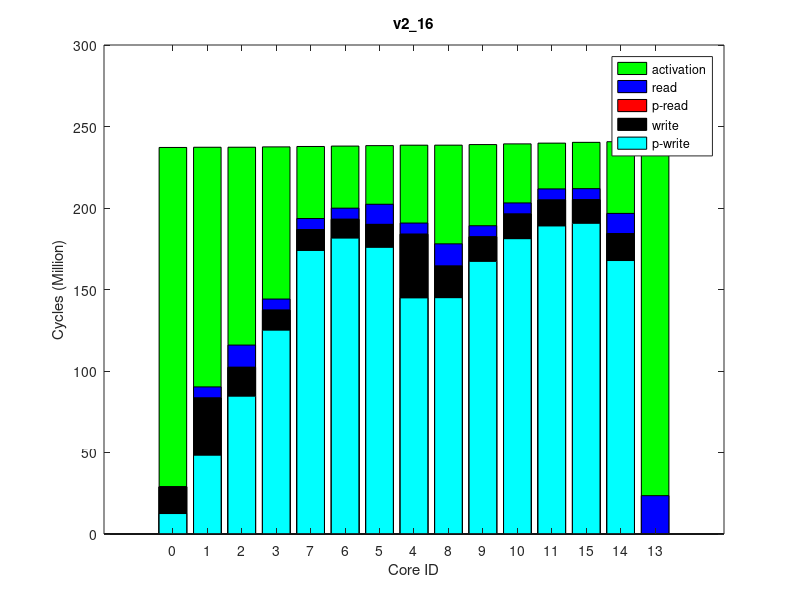

The MATLAB script that drew this image:
times(1, :, :) = [
0, 238662407, 0
0, 238794250, 0
0, 238811504, 0
0, 239021339, 0
0, 240053960, 0
0, 239787307, 0
0, 239510730, 0
0, 239265496, 0
0, 240073266, 0
0, 240418899, 0
0, 240837968, 0
0, 241280321, 0
0, 242172390, 0
0, 242124774, 0
0, 241750380, 0
];
times(2, :, :) = [
0, 238637493, 0
0, 238769337, 0
0, 238786572, 0
0, 238996718, 0
0, 240029841, 0
0, 239762800, 0
0, 239486278, 0
0, 239240349, 0
0, 240048920, 0
0, 240394971, 0
0, 240814395, 0
0, 241256325, 0
0, 242146151, 0
0, 242100734, 0
0, 241725758, 0
];
times(3, :, :) = [
0, 238616105, 0
0, 238747271, 0
0, 238764619, 0
0, 238975292, 0
0, 240007432, 0
0, 239740596, 0
0, 239463601, 0
0, 239218213, 0
0, 240026718, 0
0, 240372663, 0
0, 240791951, 0
0, 241233141, 0
0, 242126915, 0
0, 242081100, 0
0, 241702516, 0
];
times(4, :, :) = [
0, 238635618, 0
0, 238767397, 0
0, 238784643, 0
0, 238994638, 0
0, 240026964, 0
0, 239760177, 0
0, 239483363, 0
0, 239237749, 0
0, 240046195, 0
0, 240392249, 0
0, 240811457, 0
0, 241253540, 0
0, 242145251, 0
0, 242098425, 0
0, 241722948, 0
];
times(5, :, :) = [
0, 238659371, 0
0, 238790812, 0
0, 238808012, 0
0, 239018697, 0
0, 240050602, 0
0, 239783890, 0
0, 239507325, 0
0, 239262029, 0
0, 240069915, 0
0, 240415615, 0
0, 240834253, 0
0, 241275465, 0
0, 242167145, 0
0, 242123511, 0
0, 241744933, 0
];
times(6, :, :) = [
0, 238652385, 0
0, 238784348, 0
0, 238801677, 0
0, 239012384, 0
0, 240044822, 0
0, 239778077, 0
0, 239501655, 0
0, 239255774, 0
0, 240064004, 0
0, 240409657, 0
0, 240828903, 0
0, 241268965, 0
0, 242162959, 0
0, 242117120, 0
0, 241738433, 0
];
times(7, :, :) = [
0, 238629841, 0
0, 238761414, 0
0, 238778790, 0
0, 238987925, 0
0, 240020077, 0
0, 239753499, 0
0, 239476613, 0
0, 239231688, 0
0, 240039399, 0
0, 240385379, 0
0, 240804546, 0
0, 241248355, 0
0, 242130443, 0
0, 242088286, 0
0, 241717865, 0
];
times(8, :, :) = [
0, 238646523, 0
0, 238777949, 0
0, 238795149, 0
0, 239005273, 0
0, 240038776, 0
0, 239771846, 0
0, 239495414, 0
0, 239249786, 0
0, 240058077, 0
0, 240403887, 0
0, 240822844, 0
0, 241264150, 0
0, 242152097, 0
0, 242107645, 0
0, 241734087, 0
];
times(9, :, :) = [
0, 238644179, 0
0, 238775709, 0
0, 238793066, 0
0, 239003185, 0
0, 240036781, 0
0, 239769653, 0
0, 239493322, 0
0, 239247512, 0
0, 240055897, 0
0, 240401778, 0
0, 240820913, 0
0, 241263364, 0
0, 242150306, 0
0, 242104909, 0
0, 241732691, 0
];
times(10, :, :) = [
0, 238638646, 0
0, 238770765, 0
0, 238788027, 0
0, 238999145, 0
0, 240033095, 0
0, 239766126, 0
0, 239489127, 0
0, 239243201, 0
0, 240052295, 0
0, 240398428, 0
0, 240817511, 0
0, 241257955, 0
0, 242150340, 0
0, 242104047, 0
0, 241728225, 0
];
ave_times = round(squeeze(mean(times)));
format long g, ave_times
std_times = round(squeeze(std(times)));
format long g, std_times
polling_read_times = ave_times;
times(1, :, :) = [
12530719, 237147646, 0
48300722, 237278082, 0
84515158, 237295228, 0
125041552, 237503028, 0
144838207, 238544078, 0
175835095, 238272455, 0
181518597, 237992809, 0
173949250, 237746042, 0
144969494, 238563165, 0
167269079, 238917024, 0
181203592, 239346323, 0
188976132, 239801681, 0
0, 240716308, 0
167777065, 240669938, 0
190579463, 240286626, 0
];
times(2, :, :) = [
12559505, 237144862, 0
48325034, 237275600, 0
84535380, 237292755, 0
125031158, 237500702, 0
144832963, 238541196, 0
175843231, 238269935, 0
181499476, 237990266, 0
173915461, 237743519, 0
144956461, 238560281, 0
167230970, 238914453, 0
181151694, 239343209, 0
188987443, 239800903, 0
0, 240713096, 0
167775119, 240669275, 0
190595013, 240285633, 0
];
times(3, :, :) = [
12530983, 237135895, 0
48284415, 237266165, 0
84507495, 237283373, 0
124985782, 237490674, 0
144812331, 238531344, 0
175812377, 238259898, 0
181493267, 237979844, 0
173907853, 237733365, 0
144940361, 238550193, 0
167190661, 238904190, 0
181122027, 239332891, 0
188949106, 239788727, 0
0, 240704496, 0
167766399, 240658310, 0
190555054, 240273673, 0
];
times(4, :, :) = [
12552373, 237144186, 0
48309670, 237273864, 0
84485609, 237291009, 0
125014585, 237497191, 0
144834451, 238537450, 0
175828721, 238266274, 0
181499661, 237986360, 0
173918959, 237740485, 0
144954622, 238556563, 0
167205608, 238910300, 0
181146656, 239339541, 0
188983170, 239794284, 0
0, 240708985, 0
167771324, 240661942, 0
190586828, 240279170, 0
];
times(5, :, :) = [
12543703, 237135173, 0
48312885, 237264540, 0
84519656, 237281736, 0
125044735, 237488675, 0
144835847, 238528758, 0
175823991, 238257236, 0
181520760, 237976928, 0
173944939, 237730937, 0
144959229, 238547760, 0
167179108, 238901677, 0
181111734, 239330730, 0
188930751, 239786826, 0
0, 240698709, 0
167760922, 240654973, 0
190530252, 240271701, 0
];
times(6, :, :) = [
12548894, 237160183, 0
48305381, 237289996, 0
84494400, 237307159, 0
124997019, 237513639, 0
144835258, 238554340, 0
175838036, 238282971, 0
181489445, 238003324, 0
173885348, 237757009, 0
144967082, 238573275, 0
167229861, 238927267, 0
181157743, 239356528, 0
188968402, 239811872, 0
0, 240731388, 0
167793315, 240683923, 0
190566111, 240296652, 0
];
times(7, :, :) = [
12558868, 237137874, 0
48339656, 237267880, 0
84546012, 237285047, 0
125093543, 237492729, 0
144919906, 238534117, 0
175919082, 238262696, 0
181608795, 237983098, 0
174020864, 237737016, 0
145044184, 238553159, 0
167291417, 238906748, 0
181222021, 239336030, 0
189014318, 239791333, 0
0, 240702329, 0
167763628, 240659122, 0
190616370, 240276724, 0
];
times(8, :, :) = [
12572597, 237148954, 0
48338488, 237278844, 0
84597918, 237296119, 0
125087156, 237505449, 0
144882732, 238546628, 0
175888863, 238275228, 0
181584020, 237995632, 0
173998538, 237748757, 0
145013154, 238565466, 0
167258131, 238919255, 0
181197602, 239348021, 0
188993121, 239802670, 0
0, 240718089, 0
167783688, 240675282, 0
190601748, 240287440, 0
];
times(9, :, :) = [
12544447, 237144823, 0
48330349, 237275329, 0
84561513, 237292529, 0
125073349, 237502087, 0
144891867, 238543975, 0
175869429, 238272641, 0
181582103, 237992682, 0
173996902, 237747186, 0
145012317, 238562962, 0
167251522, 238916700, 0
181195282, 239345451, 0
189042270, 239800630, 0
0, 240711432, 0
167772516, 240668186, 0
190642477, 240285891, 0
];
times(10, :, :) = [
12568867, 237152683, 0
48315760, 237282559, 0
84495676, 237299775, 0
125007894, 237508192, 0
144845142, 238549265, 0
175858173, 238277569, 0
181488871, 237997771, 0
173899807, 237752140, 0
144972550, 238568262, 0
167259448, 238922315, 0
181190694, 239351491, 0
189015942, 239808396, 0
0, 240718746, 0
167780994, 240675494, 0
190615382, 240293223, 0
];
ave_times = round(squeeze(mean(times)));
format long g, ave_times
std_times = round(squeeze(std(times)));
format long g, std_times
polling_write_times = ave_times;
times(1, :, :) = [
0, 271171266, 0
6806610, 271334889, 64000
13633239, 271353808, 128000
6803427, 271588206, 64000
6837002, 272706746, 64000
12361208, 272422072, 128000
6816592, 272121359, 64000
6806803, 271853578, 64000
13636700, 272727762, 128000
6795918, 273088463, 64000
6815132, 273527153, 64000
6821723, 273999296, 64000
23527349, 274955305, 255980
12362174, 274904737, 128000
6800904, 274495698, 64000
];
times(2, :, :) = [
0, 271162382, 0
6806610, 271326798, 64000
13633383, 271345768, 128000
6803137, 271580707, 64000
6837008, 272699492, 64000
12361133, 272415035, 128000
6816715, 272114051, 64000
6806874, 271845993, 64000
13636816, 272720422, 128000
6795936, 273081026, 64000
6815096, 273520504, 64000
6822309, 273989729, 64000
23527373, 274946052, 255980
12362308, 274892465, 128000
6800959, 274485239, 64000
];
times(3, :, :) = [
0, 271161745, 0
6806610, 271325293, 64000
13633134, 271344382, 128000
6803260, 271579803, 64000
6837006, 272698762, 64000
12361268, 272414398, 128000
6816637, 272113256, 64000
6806779, 271845309, 64000
13637052, 272719714, 128000
6795936, 273080460, 64000
6815124, 273519981, 64000
6822338, 273991426, 64000
23527357, 274948650, 255980
12362289, 274897744, 128000
6801241, 274487962, 64000
];
times(4, :, :) = [
0, 271175320, 0
6806610, 271339393, 64000
13633089, 271358311, 128000
6803261, 271594424, 64000
6837001, 272710548, 64000
12361311, 272426134, 128000
6816496, 272125389, 64000
6806810, 271857790, 64000
13637066, 272731634, 128000
6796022, 273092460, 64000
6815116, 273531268, 64000
6822589, 274001152, 64000
23527357, 274959737, 255980
12362588, 274907655, 128000
6800932, 274497856, 64000
];
times(5, :, :) = [
0, 271156495, 0
6806610, 271320741, 64000
13633501, 271339832, 128000
6803511, 271576339, 64000
6837010, 272695131, 64000
12361239, 272410672, 128000
6816447, 272109524, 64000
6806810, 271842532, 64000
13637109, 272716095, 128000
6795814, 273077266, 64000
6815072, 273516833, 64000
6822734, 273990921, 64000
23527383, 274940088, 255980
12362787, 274893160, 128000
6801015, 274487603, 64000
];
times(6, :, :) = [
0, 271167439, 0
6806610, 271331687, 64000
13632989, 271350623, 128000
6803210, 271586724, 64000
6837015, 272703776, 64000
12361359, 272419434, 128000
6816670, 272118326, 64000
6806813, 271850849, 64000
13636607, 272724818, 128000
6796031, 273085784, 64000
6815172, 273524764, 64000
6821642, 273994344, 64000
23527369, 274950377, 255980
12362333, 274898981, 128000
6801090, 274490226, 64000
];
times(7, :, :) = [
0, 271169075, 0
6806610, 271333187, 64000
13633089, 271352249, 128000
6803396, 271587690, 64000
6837007, 272705449, 64000
12361111, 272420964, 128000
6816638, 272119849, 64000
6806823, 271851883, 64000
13637121, 272726528, 128000
6795974, 273087120, 64000
6815144, 273526591, 64000
6821938, 273998294, 64000
23527359, 274950686, 255980
12362380, 274902096, 128000
6801043, 274494125, 64000
];
times(8, :, :) = [
0, 271171713, 0
6806610, 271336046, 64000
13633101, 271355030, 128000
6803198, 271591528, 64000
6837010, 272709597, 64000
12361219, 272424855, 128000
6816544, 272123482, 64000
6806827, 271855706, 64000
13636614, 272730562, 128000
6795966, 273091373, 64000
6815144, 273530971, 64000
6822364, 274001780, 64000
23527351, 274954868, 255980
12362527, 274907724, 128000
6801120, 274497950, 64000
];
times(9, :, :) = [
0, 271169320, 0
6806610, 271333326, 64000
13633223, 271352387, 128000
6803604, 271587498, 64000
6837008, 272703514, 64000
12361173, 272418795, 128000
6816634, 272117695, 64000
6806790, 271850949, 64000
13636779, 272724466, 128000
6795924, 273085485, 64000
6815136, 273524349, 64000
6822560, 273991976, 64000
23527361, 274944076, 255980
12362369, 274894633, 128000
6801052, 274487521, 64000
];
times(10, :, :) = [
0, 271171202, 0
6806610, 271335349, 64000
13633412, 271354410, 128000
6803313, 271590417, 64000
6837008, 272708935, 64000
12361202, 272424146, 128000
6816601, 272123264, 64000
6806786, 271855835, 64000
13636370, 272729899, 128000
6795788, 273090604, 64000
6815100, 273529570, 64000
6822208, 274000935, 64000
23527353, 274949446, 255980
12362306, 274902148, 128000
6801080, 274497192, 64000
];
ave_times = round(squeeze(mean(times)));
format long g, ave_times
std_times = round(squeeze(std(times)));
format long g, std_times
read_times = ave_times;
times(1, :, :) = [
0, 237162276, 0
0, 237291952, 0
0, 237309015, 0
0, 237515943, 0
0, 238557071, 0
0, 238285949, 0
0, 238006001, 0
0, 237759698, 0
0, 238576113, 0
0, 238930289, 0
0, 239360006, 0
0, 239816185, 0
0, 240726714, 0
0, 240683909, 0
0, 240301104, 0
];
times(2, :, :) = [
0, 237139897, 0
0, 237270821, 0
0, 237287916, 0
0, 237496000, 0
0, 238537812, 0
0, 238266730, 0
0, 237986605, 0
0, 237740322, 0
0, 238556839, 0
0, 238910518, 0
0, 239339636, 0
0, 239795718, 0
0, 240709729, 0
0, 240666064, 0
0, 240280510, 0
];
times(3, :, :) = [
0, 237132010, 0
0, 237260830, 0
0, 237278006, 0
0, 237483899, 0
0, 238525590, 0
0, 238254466, 0
0, 237971680, 0
0, 237727682, 0
0, 238544642, 0
0, 238898768, 0
0, 239328180, 0
0, 239783569, 0
0, 240695696, 0
0, 240651971, 0
0, 240268597, 0
];
times(4, :, :) = [
0, 237143316, 0
0, 237272455, 0
0, 237289534, 0
0, 237496468, 0
0, 238536741, 0
0, 238263572, 0
0, 237985228, 0
0, 237739757, 0
0, 238555830, 0
0, 238909681, 0
0, 239339177, 0
0, 239794567, 0
0, 240709304, 0
0, 240662191, 0
0, 240279358, 0
];
times(5, :, :) = [
0, 237143014, 0
0, 237273297, 0
0, 237290484, 0
0, 237498570, 0
0, 238540234, 0
0, 238267131, 0
0, 237988389, 0
0, 237742475, 0
0, 238559246, 0
0, 238913530, 0
0, 239342747, 0
0, 239799401, 0
0, 240709968, 0
0, 240665813, 0
0, 240284320, 0
];
times(6, :, :) = [
0, 237160266, 0
0, 237290185, 0
0, 237307275, 0
0, 237515869, 0
0, 238556660, 0
0, 238285562, 0
0, 238005486, 0
0, 237759326, 0
0, 238575706, 0
0, 238929775, 0
0, 239358136, 0
0, 239814038, 0
0, 240729898, 0
0, 240682393, 0
0, 240298753, 0
];
times(7, :, :) = [
0, 237161463, 0
0, 237290682, 0
0, 237307830, 0
0, 237513928, 0
0, 238554123, 0
0, 238283324, 0
0, 238003387, 0
0, 237757582, 0
0, 238573162, 0
0, 238927099, 0
0, 239356266, 0
0, 239812507, 0
0, 240727689, 0
0, 240680212, 0
0, 240297403, 0
];
times(8, :, :) = [
0, 237141842, 0
0, 237271726, 0
0, 237288788, 0
0, 237497882, 0
0, 238539053, 0
0, 238267750, 0
0, 237987801, 0
0, 237741074, 0
0, 238558030, 0
0, 238912282, 0
0, 239341377, 0
0, 239796767, 0
0, 240715497, 0
0, 240667080, 0
0, 240281772, 0
];
times(9, :, :) = [
0, 237136138, 0
0, 237265829, 0
0, 237282956, 0
0, 237490618, 0
0, 238531719, 0
0, 238260022, 0
0, 237979797, 0
0, 237734226, 0
0, 238550772, 0
0, 238904718, 0
0, 239333443, 0
0, 239788223, 0
0, 240704458, 0
0, 240656002, 0
0, 240273132, 0
];
times(10, :, :) = [
0, 237155686, 0
0, 237285242, 0
0, 237302349, 0
0, 237510807, 0
0, 238551707, 0
0, 238281136, 0
0, 238001258, 0
0, 237755555, 0
0, 238570780, 0
0, 238924790, 0
0, 239353817, 0
0, 239808902, 0
0, 240724399, 0
0, 240677817, 0
0, 240293808, 0
];
ave_times = round(squeeze(mean(times)));
format long g, ave_times
std_times = round(squeeze(std(times)));
format long g, std_times
total_times = ave_times;
times(1, :, :) = [
28940756, 237301083, 64000
83443890, 237426271, 128000
102257390, 237444687, 64000
137332632, 237647184, 64000
183908937, 238674678, 128000
189919957, 238411138, 64000
193114964, 238131788, 64000
186769151, 237889055, 64000
164365712, 238694886, 64000
182314478, 239042608, 64000
196278951, 239468242, 64000
204872169, 239920874, 64000
0, 240833204, 0
184335294, 240786146, 64000
205056641, 240403048, 64000
];
times(2, :, :) = [
28921778, 237305116, 64000
83424929, 237430460, 128000
102264606, 237448894, 64000
137334041, 237650986, 64000
183973212, 238677488, 128000
189981294, 238413815, 64000
193157795, 238134129, 64000
186787005, 237891142, 64000
164428084, 238697964, 64000
182340569, 239045525, 64000
196306061, 239471095, 64000
204884739, 239923503, 64000
0, 240833408, 0
184330244, 240789696, 64000
205071376, 240405688, 64000
];
times(3, :, :) = [
28944475, 237297968, 64000
83410317, 237422951, 128000
102228338, 237441381, 64000
137271308, 237645221, 64000
183866829, 238670250, 128000
189881234, 238406671, 64000
192963667, 238127376, 64000
186624871, 237885261, 64000
164320890, 238690661, 64000
182332909, 239038119, 64000
196308822, 239463349, 64000
204934954, 239915324, 64000
0, 240822033, 0
184319140, 240779196, 64000
205112264, 240397549, 64000
];
times(4, :, :) = [
28971962, 237288132, 64000
83463562, 237413648, 128000
102255245, 237432085, 64000
137313996, 237633724, 64000
183847746, 238659562, 128000
189858624, 238395930, 64000
193001731, 238116132, 64000
186678884, 237873457, 64000
164300262, 238680031, 64000
182259503, 239027547, 64000
196218836, 239452859, 64000
204826998, 239906486, 64000
0, 240820620, 0
184318625, 240774047, 64000
205005874, 240388676, 64000
];
times(5, :, :) = [
28955545, 237296459, 64000
83457574, 237420943, 128000
102307574, 237439354, 64000
137378154, 237642501, 64000
183932392, 238669482, 128000
189944358, 238405759, 64000
193070139, 238125972, 64000
186774610, 237883476, 64000
164388570, 238689710, 64000
182338237, 239037958, 64000
196314691, 239463552, 64000
204936158, 239916026, 64000
0, 240832021, 0
184323382, 240783057, 64000
205124198, 240398273, 64000
];
times(6, :, :) = [
28943748, 237312011, 64000
83449579, 237436972, 128000
102311743, 237455502, 64000
137399946, 237658184, 64000
184003631, 238683607, 128000
190013916, 238420086, 64000
193166017, 238140621, 64000
186824485, 237898308, 64000
164460850, 238704040, 64000
182358447, 239051366, 64000
196322226, 239476942, 64000
204926832, 239930730, 64000
0, 240840198, 0
184336404, 240796521, 64000
205103800, 240412894, 64000
];
times(7, :, :) = [
28945804, 237310712, 64000
83480679, 237435601, 128000
102338174, 237454044, 64000
137420288, 237656115, 64000
183956126, 238681740, 128000
189965235, 238418323, 64000
193145138, 238139227, 64000
186827243, 237896456, 64000
164410536, 238702206, 64000
182350759, 239049349, 64000
196312728, 239475311, 64000
204916450, 239927964, 64000
0, 240837359, 0
184333429, 240794130, 64000
205093058, 240410089, 64000
];
times(8, :, :) = [
28926742, 237291064, 64000
83385142, 237415713, 128000
102150107, 237434141, 64000
137164948, 237637318, 64000
183791265, 238663340, 128000
189803510, 238399744, 64000
192834727, 238120356, 64000
186501126, 237878292, 64000
164246076, 238683535, 64000
182274646, 239031340, 64000
196241897, 239457077, 64000
204902440, 239909865, 64000
0, 240818641, 0
184322585, 240775909, 64000
205086405, 240392065, 64000
];
times(9, :, :) = [
28930683, 237294611, 64000
83448208, 237419476, 128000
102307974, 237437815, 64000
137405504, 237639462, 64000
183962577, 238666518, 128000
189972259, 238402727, 64000
193189164, 238123198, 64000
186841813, 237879839, 64000
164416558, 238686741, 64000
182346758, 239034448, 64000
196312074, 239460050, 64000
204904947, 239913044, 64000
0, 240827027, 0
184320400, 240779994, 64000
205082752, 240395044, 64000
];
times(10, :, :) = [
28953260, 237309833, 64000
83463859, 237434216, 128000
102324813, 237452738, 64000
137421815, 237654619, 64000
184037793, 238681146, 128000
190046718, 238417461, 64000
193208583, 238137653, 64000
186874473, 237895269, 64000
164491955, 238701380, 64000
182420099, 239049324, 64000
196386069, 239474864, 64000
204919316, 239929216, 64000
0, 240843940, 0
184337375, 240796971, 64000
205100120, 240411301, 64000
];
ave_times = round(squeeze(mean(times)));
format long g, ave_times
std_times = round(squeeze(std(times)));
format long g, std_times
write_times = ave_times;
mytitle = 'v2\_16';
order = [1 2 3 4 8 7 6 5 9 10 11 12 15 14 13];

total_times = total_times(:, 2)(order);

read_times = read_times(:, 1)(order);
write_times = write_times(:, 1)(order);

polling_read_times = polling_read_times(:, 1)(order);
polling_write_times = polling_write_times(:, 1)(order);

total_times /= 1000000;

read_times /= 1000000;
write_times /= 1000000;

polling_read_times /= 1000000;
polling_write_times /= 1000000;

% laying read on top of write
read_times += write_times;
polling_read_times += write_times;

figure(1);
clf()
% set(gcf, 'Position', get(0,'Screensize'));
% set(gcf,'units','normalized','outerposition',[0 0 1 1])
bar(0:14, total_times,'g');
hold on;
bar(0:14, read_times,'b');
bar(0:14, polling_read_times,'r');
bar(0:14, write_times,'k');
bar(0:14, polling_write_times,'c');
hold off

axis([-2 16 0 300])
% axis([-1 15])
set(gca,'XTick',0:14);
set(gca,'xticklabel',{ '0'; '1'; '2'; '3'; '7'; '6'; '5'; '4'; '8'; '9'; '10'; '11'; '15'; '14'; '13' })

xlabel('Core ID')
ylabel('Cycles (Million)')

legend('activation', 'read', 'p-read', 'write', 'p-write')
title(mytitle)
print(1, strcat(mytitle, '.png'))
